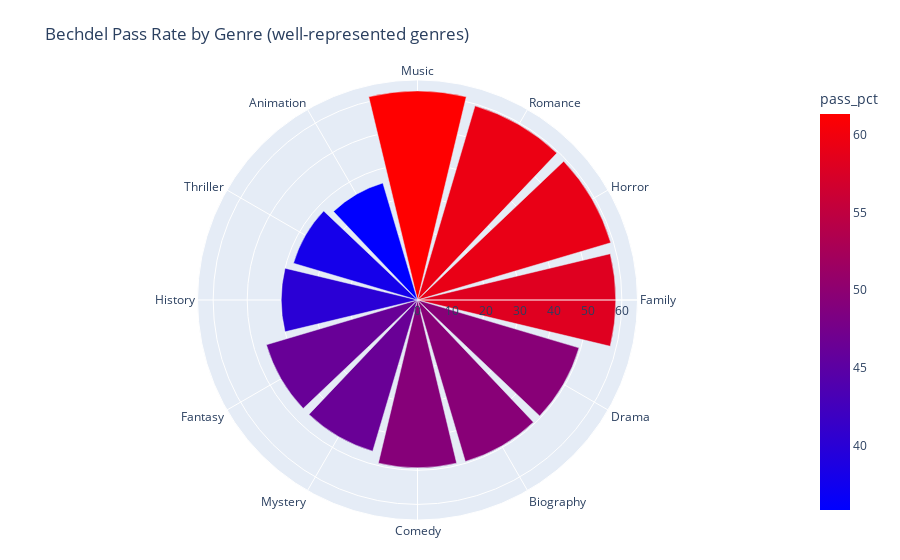

The notebook cell this image was saved under:
### Code cell
genre_counts = _g.groupby("_list").size().reset_index(name="n").rename(columns={"_list":"genre"})

plot_df = (genre_trend.merge(genre_counts, on="genre", how="left")
                     .query("n >= 30")                # adjust threshold if needed
                     .sort_values("pass_pct", ascending=False)
                     .head(12))

fig = px.bar_polar(
    plot_df,
    r="pass_pct",
    theta="genre",
    color="pass_pct",
    color_continuous_scale="Bluered",
    title="Bechdel Pass Rate by Genre (well-represented genres)"
)
fig.update_layout(height=560, margin=dict(l=40,r=40,t=80,b=40))
fig.show()
write_wp_snippet_plain(fig, "wp_snippets/05_bar_polar.html", "05-bar-polar")

### Figure 1 — Plotly figure (JSON) as saved in the notebook; plotly's stock layout.template omitted (floating-point values rounded to 4 significant figures)
{"data": [{"hovertemplate": "pass_pct=%{marker.color}<br>genre=%{theta}<extra></extra>", "legendgroup": "", "marker": {"color": [61.36, 59.46, 59.18, 58.2, 49.47, 49.46, 49.26, 46.3, 46.27, 40.0, 37.98, 35.83], "coloraxis": "coloraxis", "pattern": {"shape": ""}}, "name": "", "r": [61.36, 59.46, 59.18, 58.2, 49.47, 49.46, 49.26, 46.3, 46.27, 40.0, 37.98, 35.83], "showlegend": false, "subplot": "polar", "theta": ["Music", "Romance", "Horror", "Family", "Drama", "Biography", "Comedy", "Mystery", "Fantasy", "History", "Thriller", "Animation"], "type": "barpolar"}], "layout": {"barmode": "relative", "coloraxis": {"colorbar": {"title": {"text": "pass_pct"}}, "colorscale": [[0, "rgb(0,0,255)"], [1, "rgb(255,0,0)"]]}, "height": 560, "legend": {"tracegroupgap": 0}, "margin": {"b": 40, "l": 40, "r": 40, "t": 80}, "polar": {"angularaxis": {"direction": "clockwise", "rotation": 90}, "domain": {"x": [0, 1], "y": [0, 1]}}, "title": {"text": "Bechdel Pass Rate by Genre (well-represented genres)"}}}
